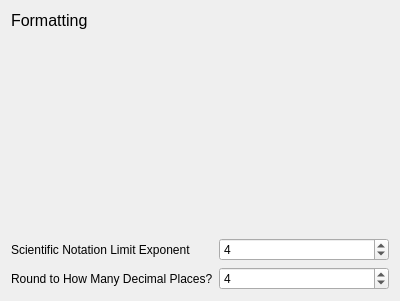
<?xml version="1.0" encoding="UTF-8"?>
<ui version="4.0">
 <class>Form</class>
 <widget class="QWidget" name="Form">
  <property name="geometry">
   <rect>
    <x>0</x>
    <y>0</y>
    <width>400</width>
    <height>301</height>
   </rect>
  </property>
  <property name="windowTitle">
   <string>Form</string>
  </property>
  <layout class="QFormLayout" name="formLayout">
   <item row="2" column="0">
    <widget class="QLabel" name="sci_notn_label">
     <property name="text">
      <string>Scientific Notation Limit Exponent</string>
     </property>
    </widget>
   </item>
   <item row="3" column="0">
    <widget class="QLabel" name="sigfig_label">
     <property name="text">
      <string>Round to How Many Decimal Places?</string>
     </property>
    </widget>
   </item>
   <item row="0" column="0">
    <widget class="QLabel" name="label_3">
     <property name="font">
      <font>
       <pointsize>12</pointsize>
      </font>
     </property>
     <property name="text">
      <string>Formatting</string>
     </property>
    </widget>
   </item>
   <item row="3" column="1">
    <widget class="QSpinBox" name="sig_figs_spinner">
     <property name="value">
      <number>4</number>
     </property>
    </widget>
   </item>
   <item row="2" column="1">
    <widget class="QSpinBox" name="scientific_notation_spinner">
     <property name="value">
      <number>4</number>
     </property>
    </widget>
   </item>
   <item row="1" column="0">
    <spacer name="verticalSpacer">
     <property name="orientation">
      <enum>Qt::Vertical</enum>
     </property>
     <property name="sizeHint" stdset="0">
      <size>
       <width>20</width>
       <height>40</height>
      </size>
     </property>
    </spacer>
   </item>
  </layout>
 </widget>
 <resources/>
 <connections>
  <connection>
   <sender>scientific_notation_spinner</sender>
   <signal>valueChanged(int)</signal>
   <receiver>Form</receiver>
   <slot>scientific_notation_limit_changed(int)</slot>
   <hints>
    <hint type="sourcelabel">
     <x>240</x>
     <y>99</y>
    </hint>
    <hint type="destinationlabel">
     <x>296</x>
     <y>51</y>
    </hint>
   </hints>
  </connection>
  <connection>
   <sender>sig_figs_spinner</sender>
   <signal>valueChanged(int)</signal>
   <receiver>Form</receiver>
   <slot>sig_fig_spinner_value_changed(int)</slot>
   <hints>
    <hint type="sourcelabel">
     <x>193</x>
     <y>130</y>
    </hint>
    <hint type="destinationlabel">
     <x>204</x>
     <y>161</y>
    </hint>
   </hints>
  </connection>
 </connections>
 <slots>
  <slot>scientific_notation_limit_changed(int)</slot>
  <slot>sig_fig_spinner_value_changed(int)</slot>
 </slots>
</ui>
